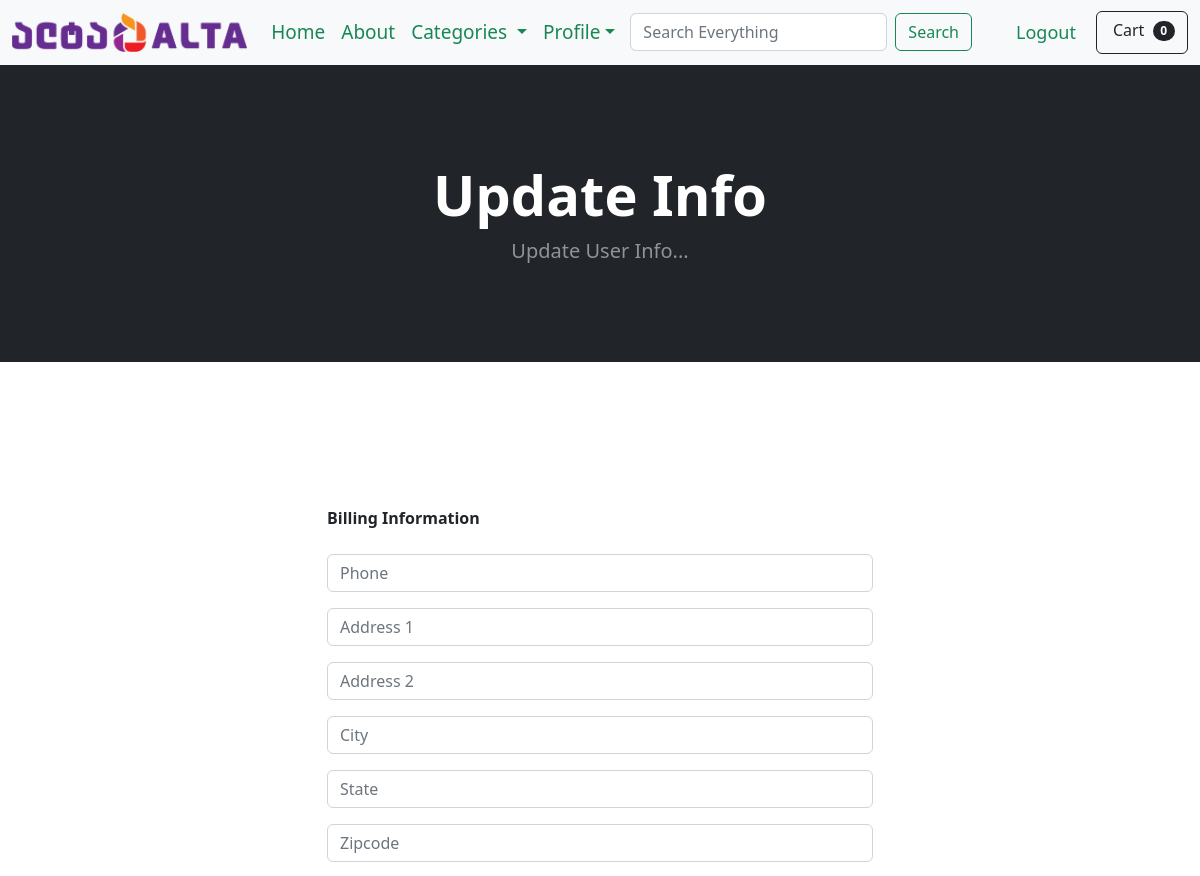
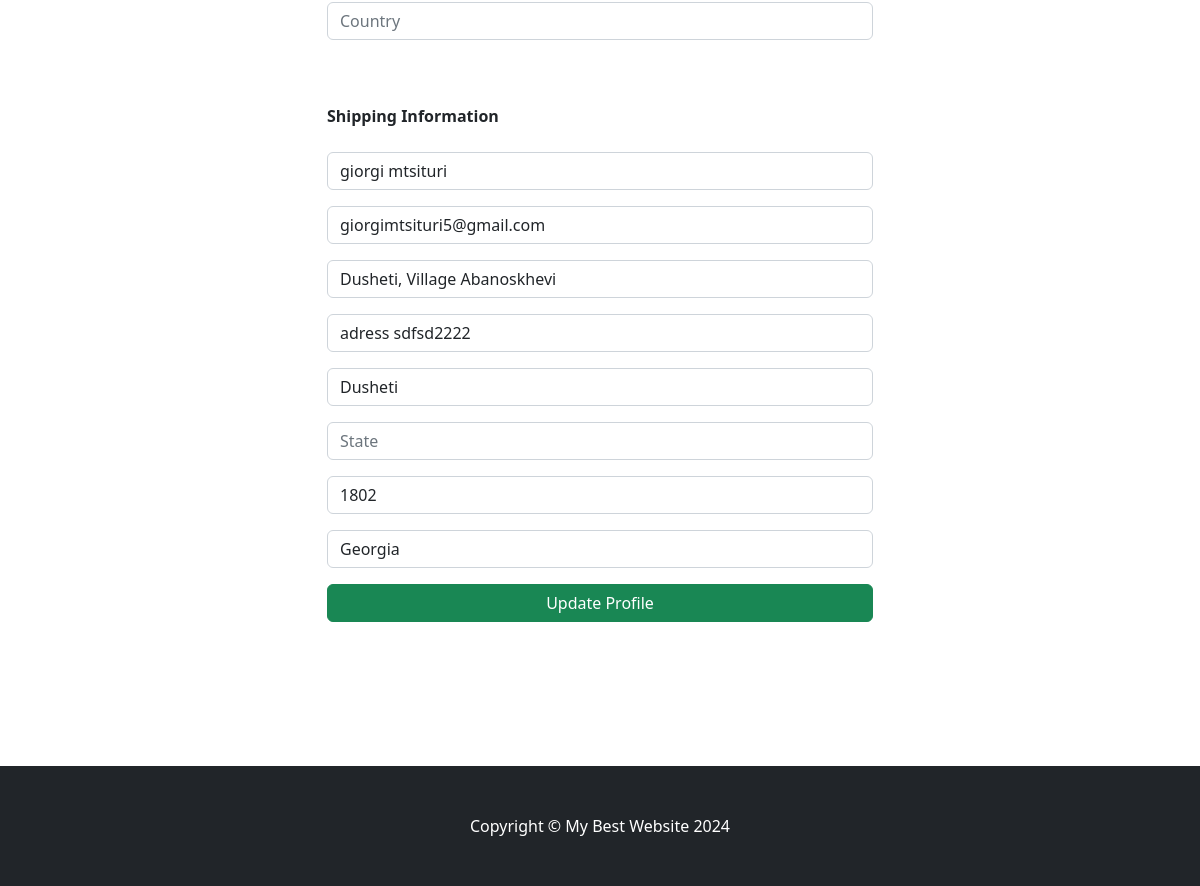
Page /update_info/ (signed in) on the committed database (2 pictures, top to bottom).
### store/models.py (models this page shows)
class Profile(models.Model):
    user = models.OneToOneField(User, on_delete=models.CASCADE)
    date_modified = models.DateTimeField(User, auto_now=True)
    phone = models.CharField(max_length=20, blank=True)
    address1 = models.CharField(max_length=200, blank=True)
    address2 = models.CharField(max_length=200, blank=True)
    city = models.CharField(max_length=200, blank=True)
    state = models.CharField(max_length=200, blank=True)
    zipcode = models.CharField(max_length=200, blank=True)
    country = models.CharField(max_length=200, blank=True)
    old_cart = models.CharField(max_length=200, blank=True, null=True)
    def __str__(self):
        return self.user.username

### payment/models.py (models this page shows)
class ShippingAddress(models.Model):
    shipping_user = models.ForeignKey(User, on_delete=models.CASCADE, null=True, blank=True)
    shipping_full_name = models.CharField(max_length=255)
    shipping_email = models.CharField(max_length=255)
    shipping_address1 = models.CharField(max_length=255)
    shipping_address2 = models.CharField(max_length=255)
    shipping_city = models.CharField(max_length=255)
    shipping_state = models.CharField(max_length=255, null=True, blank=True)
    shipping_zipcode = models.CharField(max_length=255, null=True, blank=True)
    shipping_country = models.CharField(max_length=255)
    class Meta:
        verbose_name_plural = 'Shipping Address'
    def __str__(self):
        return str(self.shipping_user)

### store/views.py (the view)
# urls.py: path('update_info/', update_info, name="update_info"),
def update_info(request):
    if request.user.is_authenticated:
        current_user = Profile.objects.get(user__id=request.user.id)
        shipping_user = ShippingAddress.objects.get(shipping_user=request.user)
        print('shipping_user', shipping_user)
        form = UserInfoForm(request.POST or None, instance=current_user)
        print("current_user", current_user)
        shipping_form = ShippingForm(request.POST or None, instance=shipping_user)
        print("shipping_form", shipping_form)
        if form.is_valid() or shipping_form.is_valid():
            form.save()
            shipping_form.save()
            messages.success(request, 'Your Info Has Been Updated')
            return redirect('home')
        else:
            context = {
                'form': form,
                'shipping_form': shipping_form,
            }
            return render(request, 'update_info.html', context)
    else:
        messages.success(request, 'You Must Been Logged In To Access This Page!!')
        return redirect('home')

### store/forms.py
class UserInfoForm(forms.ModelForm):
    phone = forms.CharField(label='', required=False, widget=forms.TextInput(attrs={'class': 'form-control', 'placeholder': 'Phone'}))
    address1 = forms.CharField(label='', required=False, widget=forms.TextInput(attrs={'class': 'form-control', 'placeholder': 'Address 1'}))
    address2 = forms.CharField(label='', required=False, widget=forms.TextInput(attrs={'class': 'form-control', 'placeholder': 'Address 2'}))
    city = forms.CharField(label='', required=False, widget=forms.TextInput(attrs={'class': 'form-control', 'placeholder': 'City'}))
    state = forms.CharField(label='', required=False, widget=forms.TextInput(attrs={'class': 'form-control', 'placeholder': 'State'}))
    zipcode = forms.CharField(label='', required=False, widget=forms.TextInput(attrs={'class': 'form-control', 'placeholder': 'Zipcode'}))
    country = forms.CharField(label='', required=False, widget=forms.TextInput(attrs={'class': 'form-control', 'placeholder': 'Country'}))
    class Meta:
        model = Profile
        fields = ('phone', 'address1', 'address2', 'city', 'state', 'zipcode', 'country')

### cart/cart.py (called while the page is built)
    def __len__(self):
        return len(self.cart)

### cart/context_processors.py (called while the page is built)
def cart(request):
    return {'cart': Cart(request)}

### store/templates/update_info.html (shortened to what this page needs)
{% extends 'base.html' %}
{% load static %}
{% block content %}
<header class="bg-dark py-5">
  <div class="container px-4 px-lg-5 my-5">
    <div class="text-center text-white">
      <h1 class="display-4 fw-bolder">Update Info</h1>
      <p class="lead fw-normal text-white-50 mb-0">Update User Info...</p>
    </div>
  </div>
</header>
<div class="container">
  <div class="row">
    <div class="col-md-6 offset-md-3">
      <br/><br/><br/><br/><br/><br/>
      <strong>Billing Information</strong>
      <br/><br/>
      <form method="POST" action="{% url 'update_info' %}">
        {{ form.as_p }}
        <br/><br/>
      <strong>Shipping Information</strong>
      <br/><br/>
        {{ shipping_form.as_p }}
        <button type="submit"
                class="btn btn-success col-12">
          Update Profile</button>
      </form>
      <br/><br/>
      <br/><br/><br/><br/>
    </div>
  </div>
</div>
{% endblock %}

### rows in the picture
ShippingAddress: shipping_full_name "giorgi mtsituri", shipping_email "giorgimtsituri5@gmail.com", shipping_address1 "Dusheti, Village Abanoskhevi", shipping_address2 "adress sdfsd2222", shipping_city "Dusheti", shipping_zipcode "1802", shipping_country "Georgia"

### other values in the picture
{{ cart|length }} "0"
